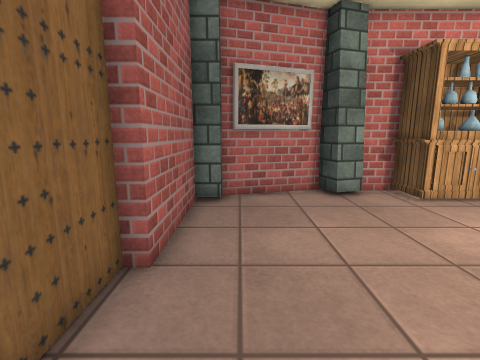
view 1 (above)

14 first-person views from a walk through a scene from a Unity 3-D project. The camera is 1.2 m above the floor, tilts 10° down and sees 85° across. The floor is counted in squares, 0.5 m on a side. Each view is taken from the middle of a square. On the plan, view 1 faces up. The plan holds only what a view shows up to about 18 squares ahead; the rest is blank. The place goes on beyond the plan. The player is left out. Some surface patterns are stand-ins.

view 2
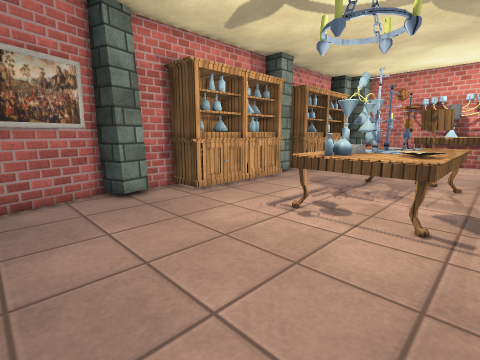

view 3
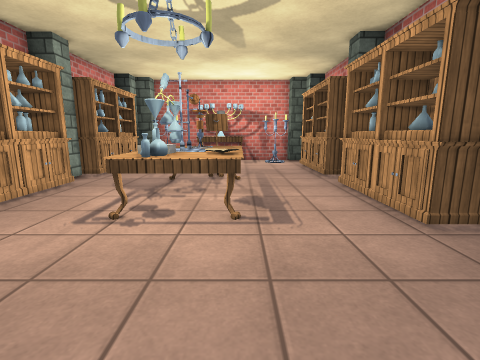

view 4
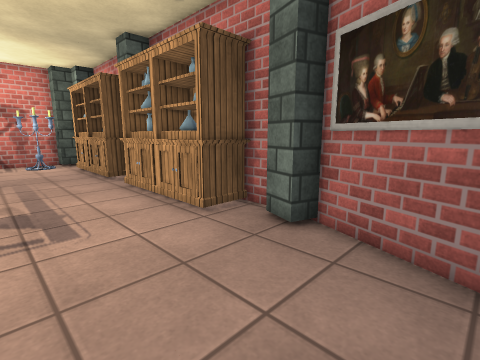

view 5
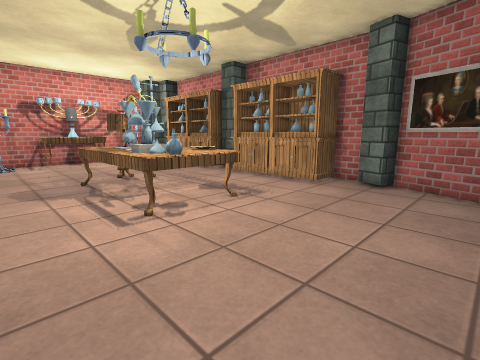

view 6
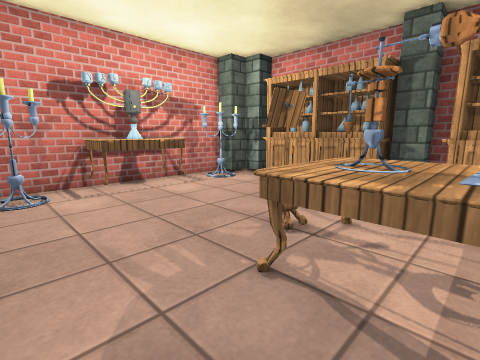

view 7
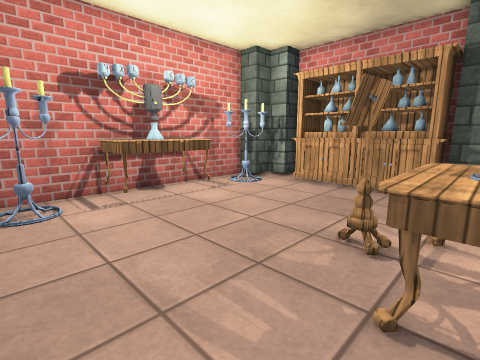

view 8
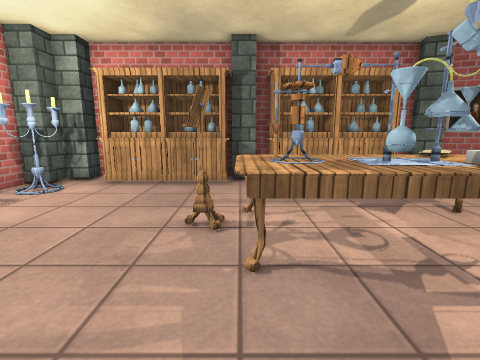

view 9
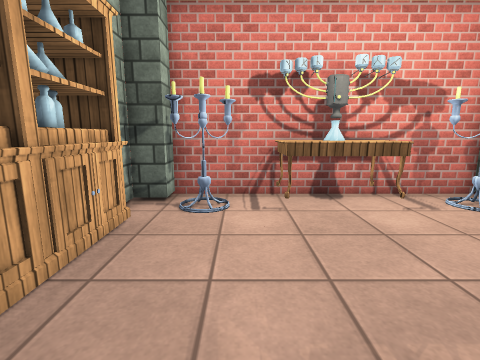

view 10
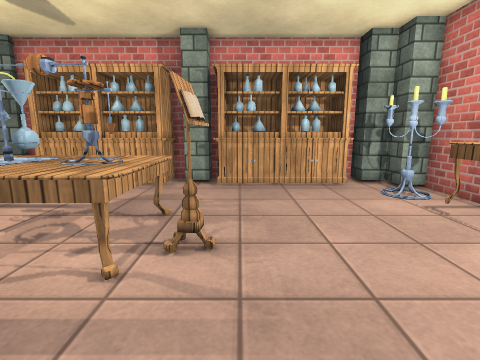

view 11
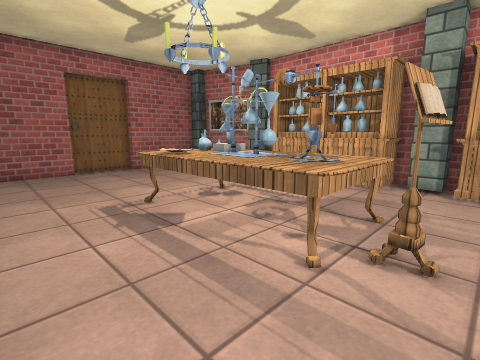

view 12
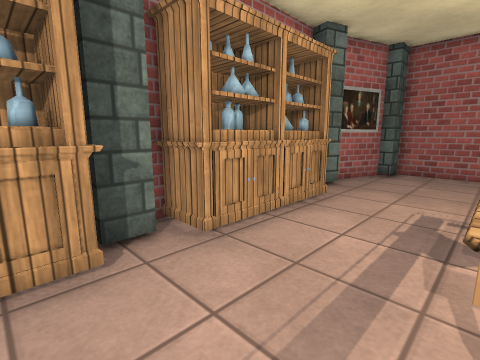

view 13
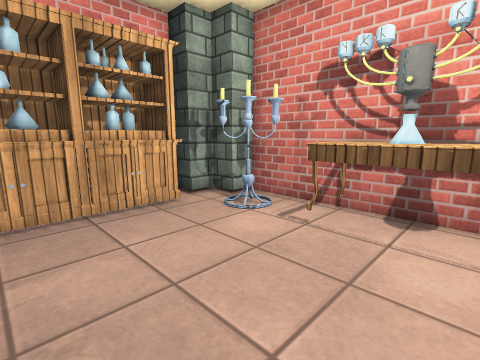

view 14
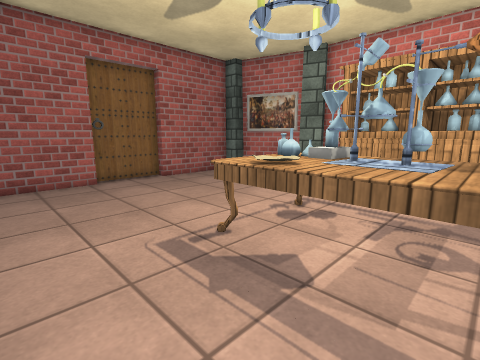

### Floor plan
Key: @ floor where view 1 was taken; # wall or solid block; . floor; P pillar; C cabinet; T table; B bottle; O other object.
Columns run from 2 left of view 1 to 25 right of it. Each row starts with its distance up from view 1.
 11    ###PO#CCCCCCOP#CCCCC#OPO
 10  P## .PPCCCCCCCPPCCCCCCCPPP
  9 #P......CCCCCCCC.CCCCCCC.PP
  8 #.......................O.O
  7 #.......................OOO
  6 #........................OO
  5 #........TTTTTTTT.......TTTO
  4 #........TTTTTTTT.......TTTO
  3 #........TTTTTTTTO......TBO#
  2 #........TTTTTTTTO......TBB#
  1 #........TTTTTTTT.......TTTO
  0 #.@.......................O
 -1 #........................OO
 -2 #.......................OOO
 -3 #P......................O.P
 -4  P#O....CCCCCCCCCCCCCCCC.PP
 -5  P OOOPPCCCCCCCPPCCCCCC PPP
 -6     O#POOOOO####P########PO

Positions as (right, up) in squares from view 1, and headings:
1: (0, 0), facing up
2: (0, 0), facing up-right
3: (0, 1), facing right
4: (0, 1), facing down-right
5: (0, 8), facing down-right
6: (11, 8), facing down-right
7: (13, 8), facing down-right
8: (14, 9), facing down
9: (14, 6), facing right
10: (16, -3), facing up
11: (16, -3), facing up-left
12: (16, 1), facing down-left
13: (16, 1), facing up-right
14: (12, -3), facing up-left
